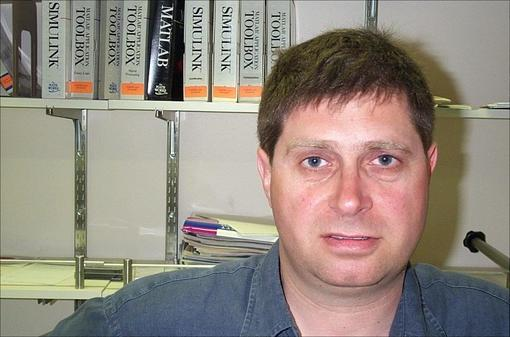
#> input picture ImageSet/Faces/image_0001.jpg, 510 x 337 px
$ python -i Shape.py   (imports and definitions only)
#> lines starting #> are read from the running program, lines starting #| are printed output that depends on the picture
import numpy as np
import cv2 as cv
import Pretreatment as pt
import sklearn.preprocessing as prp
import math


def calHuMoment(filename):
    '''计算图像Hu矩'''
#> called with filename = 'ImageSet/Faces/image_0001.jpg'
    img = cv.imread(filename, cv.IMREAD_COLOR)
#> img is the input picture: shape (337, 510, 3); mean B, G, R 127.5, 136.9, 146.9
    if img is None:
        return
    img = cv.cvtColor(img, cv.COLOR_BGR2GRAY)
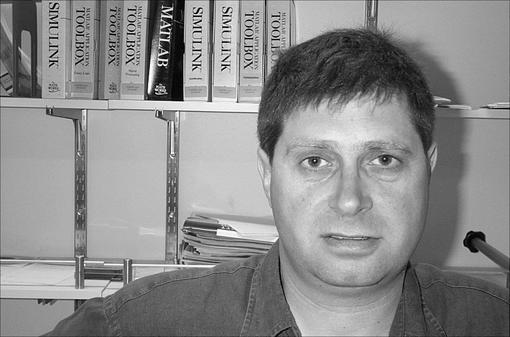
#> img: shape (337, 510); min 0, max 255, mean 138.8
    img = cv.resize(img, (400, 300))
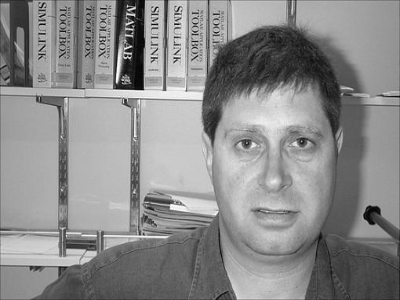
#> img: shape (300, 400); min 2, max 254, mean 138.7
    img = cv.medianBlur(img, 3)
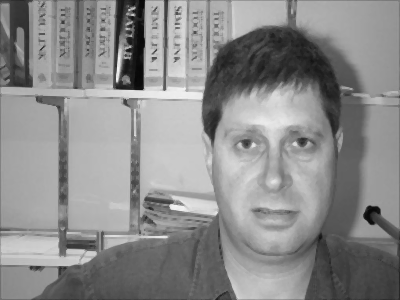
#> img: shape (300, 400); min 7, max 243, mean 139.1
    moments = cv.moments(img)
#> moments = moments, m00 16696666, centre m10/m00, m01/m00 = (192.5, 147.4)
    humoments = cv.HuMoments(moments)
#> humoments = [0.00117, 1.31e-07, 3.91e-13, 4.22e-12, 5.29e-24, 1.45e-15, 1.25e-24]
    humoments = humoments.T
    humoments_list = []
    for i in range(len(humoments)):
        humoments_list.extend(humoments[i])
#> this loop made 1 pass
#> after the loop, humoments_list has the same summary as humoments
    return humoments_list


# [114 lines left out: function calShapeHistogram, not called in this run]

    # [24 lines of commented-out code are left out]

>>> result = calHuMoment('ImageSet/Faces/image_0001.jpg')
#> result has the same summary as humoments in calHuMoment

$ run again, on ImageSet/Faces/image_0003.jpg
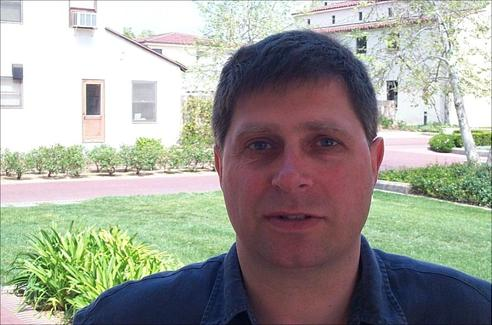
#> input picture ImageSet/Faces/image_0003.jpg, 492 x 325 px
#> in calHuMoment, img is the input picture: shape (325, 492, 3); mean B, G, R 150.8, 159.2, 159.1
#> in calHuMoment, `img = cv.cvtColor(img, cv.COLOR_BGR2GRAY)`:
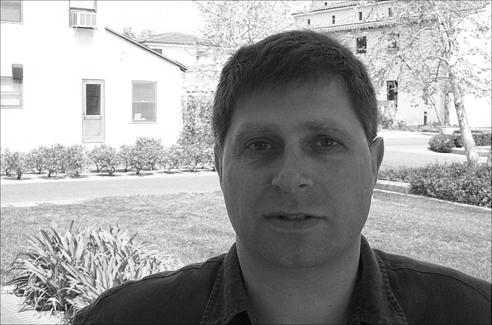
#> img: shape (325, 492); min 2, max 255, mean 158.2
#> in calHuMoment, `img = cv.medianBlur(img, 3)`:
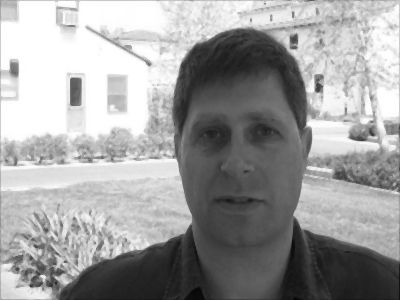
#> img: shape (300, 400); min 7, max 255, mean 158.5
#> moments = moments, m00 19016474, centre m10/m00, m01/m00 = (182, 128.2)
#> humoments = [0.00115, 2.01e-07, 5.32e-11, 3.59e-11, 1.03e-21, 1.28e-14, -1.18e-21]
#> the loop in calHuMoment, `for i in range(len(humoments)):` made 1 pass
#> after the loop in calHuMoment, `for i in range(len(humoments)):`: humoments_list has the same summary as humoments
#> result has the same summary as humoments in calHuMoment

$ run again, on ImageSet/Faces/image_0012.jpg
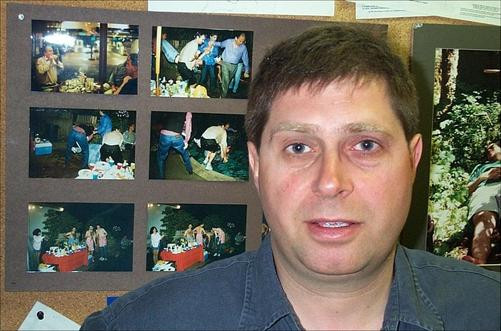
#> input picture ImageSet/Faces/image_0012.jpg, 501 x 331 px
#> in calHuMoment, img is the input picture: shape (331, 501, 3); mean B, G, R 94.5, 104.7, 108.5
#> in calHuMoment, `img = cv.cvtColor(img, cv.COLOR_BGR2GRAY)`:
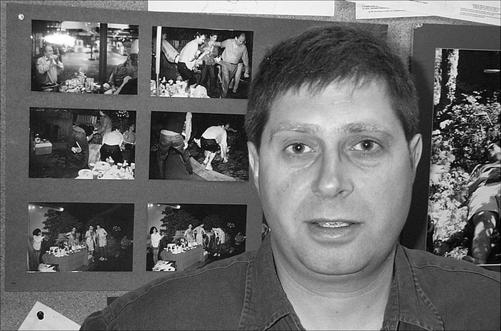
#> img: shape (331, 501); min 0, max 255, mean 104.7
#> in calHuMoment, `img = cv.medianBlur(img, 3)`:
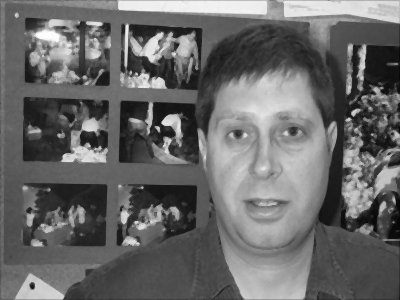
#> img: shape (300, 400); min 4, max 254, mean 104.3
#> moments = moments, m00 12512242, centre m10/m00, m01/m00 = (203.8, 143.7)
#> humoments = [0.00162, 1.24e-07, 6.82e-12, 2.92e-11, 3.78e-22, 1.02e-14, 1.63e-22]
#> the loop in calHuMoment, `for i in range(len(humoments)):` made 1 pass
#> after the loop in calHuMoment, `for i in range(len(humoments)):`: humoments_list has the same summary as humoments
#> result has the same summary as humoments in calHuMoment

$ run again, on ImageSet/Faces/image_0013.jpg
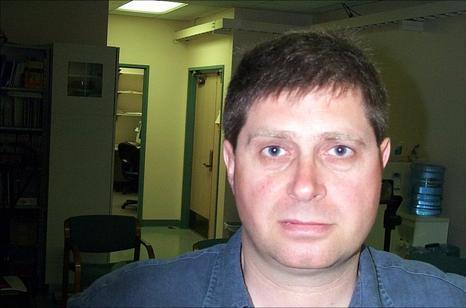
#> input picture ImageSet/Faces/image_0013.jpg, 466 x 308 px
#> in calHuMoment, img is the input picture: shape (308, 466, 3); mean B, G, R 72.2, 85.6, 88.4
#> in calHuMoment, `img = cv.cvtColor(img, cv.COLOR_BGR2GRAY)`:
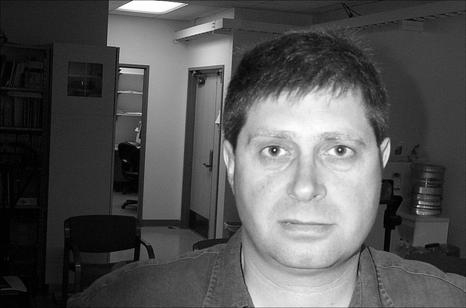
#> img: shape (308, 466); min 0, max 255, mean 84.9
#> in calHuMoment, `img = cv.resize(img, (400, 300))`:
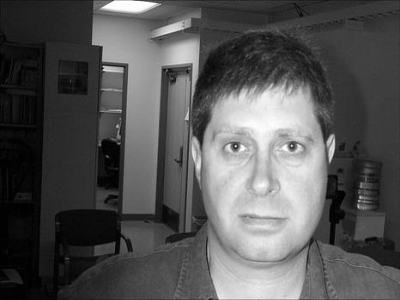
#> img: shape (300, 400); min 0, max 255, mean 84.8
#> moments = moments, m00 10177388, centre m10/m00, m01/m00 = (229.5, 155.2)
#> humoments = [0.00143, 9e-08, 1.03e-10, 5.67e-11, 4.1e-21, 1.68e-14, -1.39e-21]
#> the loop in calHuMoment, `for i in range(len(humoments)):` made 1 pass
#> after the loop in calHuMoment, `for i in range(len(humoments)):`: humoments_list has the same summary as humoments
#> result has the same summary as humoments in calHuMoment
